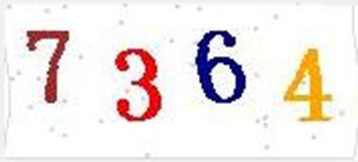
#> input picture dio-1.jpg, 358 x 162 px
$ python img_pretreat_util.py
#> lines starting #> are read from the running program, lines starting #| are printed output that depends on the picture; after the words box and inside, x2 and y2 are one past the last pixel; in counts of white or black regions, pixels touching at a corner belong together
import itertools

from cv2 import cv2


# 灰度化 / 二值化
def get_dynamic_binary_image(source_path, to_path, clear_size=21):
    """灰度/二值图"""
#> called with source_path = 'dio-1.jpg', to_path = 'dio.png', clear_size = 91
    im = cv2.imread(source_path)
#> im is the input picture: shape (162, 358, 3); mean B, G, R 229.8, 232.1, 239.7
    # 灰度化
    im = cv2.cvtColor(im, cv2.COLOR_BGR2GRAY)
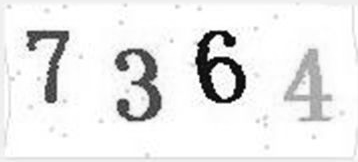
#> im: shape (162, 358); min 4, max 255, mean 234.1
    # 二值化
    th1 = cv2.adaptiveThreshold(im, 255, cv2.ADAPTIVE_THRESH_GAUSSIAN_C, cv2.THRESH_BINARY, 51,  1)
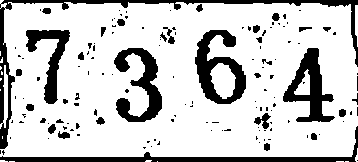
#> th1: shape (162, 358); 79.2% white; 141 black regions (107 under 20 px), largest, box (x1, y1, x2, y2) and area: (0, 0, 358, 149) 2475, (0, 126, 358, 162) 1854, (195, 30, 246, 104) 1743
    cv2.imwrite(to_path, th1)
    return th1


def clear_border(img, to_path, border_size=2):
    """清除边框"""
#> called with to_path = 'dio2.png', border_size = 10
    h, w = img.shape[:2]
#> h = 162; w = 358
    for y, x in itertools.product(range(0, w), range(0, h)):
        if y < border_size or y > w - border_size:
            img[x, y] = 255
        if x < border_size or x > h - border_size:
            img[x, y] = 255
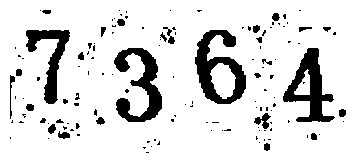
#> img: shape (162, 358); 86.7% white; 133 black regions (102 under 20 px), largest, box (x1, y1, x2, y2) and area: (195, 30, 246, 104) 1743, (114, 48, 162, 122) 1605, (283, 48, 335, 122) 1579
#> after the loop in interference_line, `for y, x in itertools.product(range(1, w - 1), range(1, h - 1)):`:
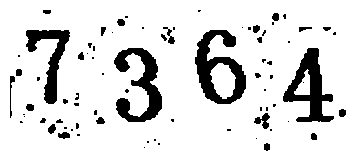
#> img: shape (162, 358); 87.1% white; 76 black regions (47 under 20 px), largest, box (x1, y1, x2, y2) and area: (195, 30, 246, 104) 1743, (114, 48, 162, 122) 1604, (283, 48, 334, 122) 1576
    cv2.imwrite(to_path, img)
    return img


# 点降噪
def interference_point(img, to_path, count_=5):
    """
    9邻域框,以当前点为中心的田字框,黑点个数
    :param to_path:
    :param x:
    :param y:
    :return:
    """
#> called with to_path = 'dio4.png', count_ = 5
    # todo 判断图片的长宽度下限
    h, w = img.shape[:2]
#> h = 162; w = 358

    for y, x in itertools.product(range(1, w - 1), range(1, h - 1)):
        count = 0
        for val in (img[x, y - 1], img[x, y + 1], img[x - 1, y], img[x + 1, y], img[x - 1, y - 1], img[x - 1, y + 1],
                    img[x + 1, y - 1], img[x + 1, y + 1]):
            if val > 245:
                count = count + 1
        if count >= count_:
            img[x, y] = 255
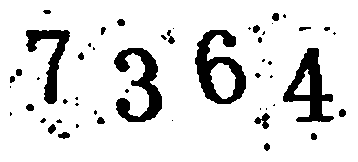
#> img: shape (162, 358); 87.7% white; 52 black regions (27 under 20 px), largest, box (x1, y1, x2, y2) and area: (195, 30, 246, 104) 1733, (114, 48, 162, 122) 1596, (283, 48, 334, 122) 1572

    for y, x in itertools.product(range(1, w - 1)[::-1], range(1, h - 1)[::-1]):
        count = 0
        for val in (img[x, y - 1], img[x, y + 1], img[x - 1, y], img[x + 1, y], img[x - 1, y - 1], img[x - 1, y + 1],
                    img[x + 1, y - 1], img[x + 1, y + 1]):
            if val > 245:
                count = count + 1
        if count >= count_:
            img[x, y] = 255
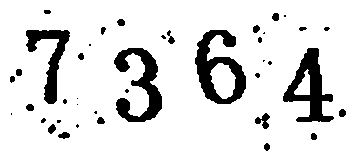
#> img: shape (162, 358); 87.9% white; 40 black regions (17 under 20 px), largest, box (x1, y1, x2, y2) and area: (195, 30, 246, 104) 1733, (114, 48, 162, 122) 1596, (283, 48, 334, 122) 1572
    cv2.imwrite(to_path, img)
    return img


def interference_line(img, to_path):
    """清除线噪音"""
    h, w = img.shape[:2]
    for y, x in itertools.product(range(1, w - 1), range(1, h - 1)):
        count = 0
        for val in (img[x, y - 1], img[x, y + 1], img[x - 1, y], img[x + 1, y]):
            if val > 245:
                count = count + 1
        if count > 2:
            img[x, y] = 255
    cv2.imwrite(to_path, img)
    return img


if __name__ == '__main__':
    img = get_dynamic_binary_image("dio-1.jpg", "dio.png", 91)
    img = clear_border(img, "dio2.png", 10)
    img = interference_line(img, "dio3.png")
    img = interference_point(img, "dio4.png")
